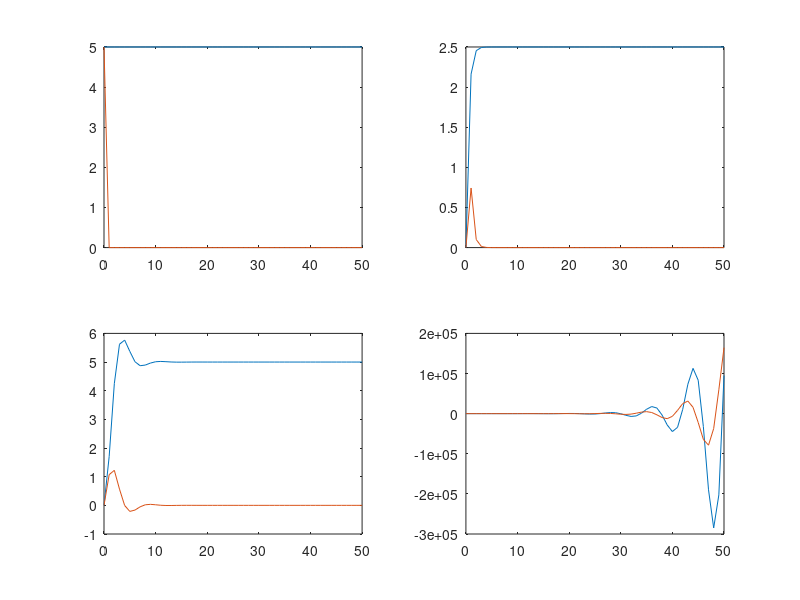

Reproduce this figure in MATLAB.
a=input('Nilimesh = ')
t=0:1:50
y1=a*(t>=0)
y2=a*(t==0)
subplot(2,2,1)
plot(t,y1)
hold on 
plot(t,y2)
b=tf([1],[1 1])
c=feedback(b,1)
m=lsim(y1,c,t)
n=lsim(y2,c,t)
subplot(2,2,2)
plot(t,m)
hold on 
plot(t,n)
d=tf([1],[1 1 0])
e=feedback(d,1)
p=lsim(y1,e,t)
q=lsim(y2,e,t)
subplot(2,2,3)
plot(t,p)
hold on 
plot(t,q)
f=tf([1],[1 1 0 0])
g=feedback(f,1)
o=lsim(y1,g,t)
x=lsim(y2,g,t)
subplot(2,2,4)
plot(t,o)
hold on 
plot(t,x)